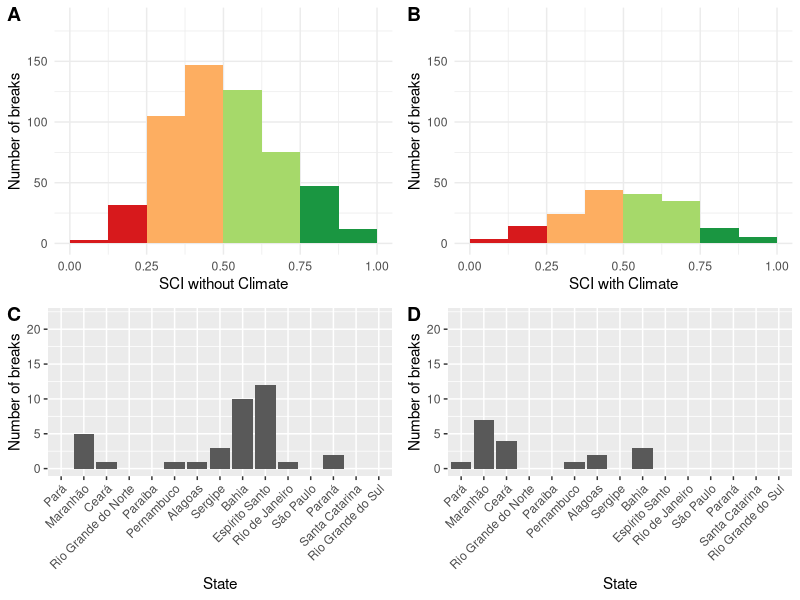
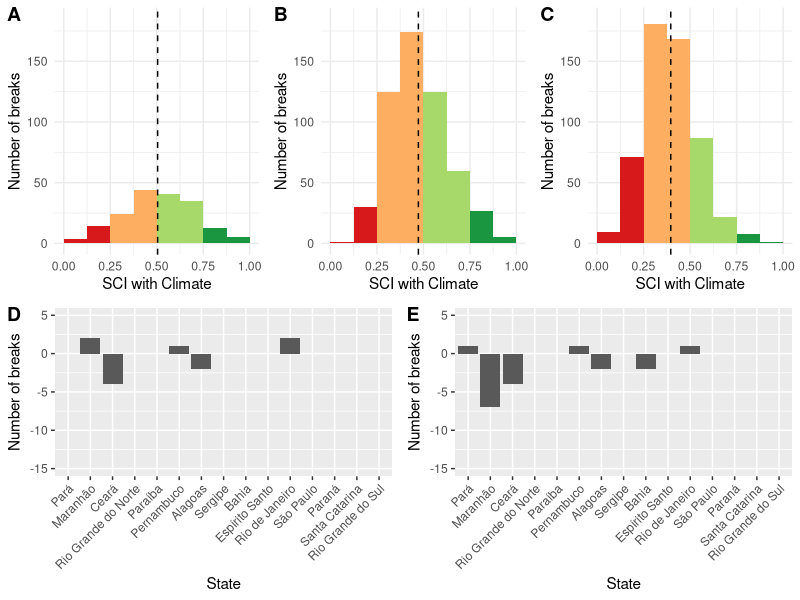

These figures' R source, in order:
## ---- chunk 1
knitr::opts_chunk$set(echo = TRUE)

library(tidyverse)
library(here)
library(cowplot)
## ---- chunk 2
surf_spots <- read_csv(here("data", "surf_spot_states", "surf_spot_states.csv"))
sci_w_climate_10km <- read_csv(here("sci_w_climate.csv")) %>% 
  select(id, sci) %>% 
  mutate(sci_10km = sci) %>% 
  select(-sci)
sci_wo_climate_10km <- read_csv(here("sci_wo_climate.csv")) %>% 
  select(id, sci) %>% 
  mutate(sci_wo_climate = sci) %>% 
  select(-sci)
sci_w_climate_5km <- read_csv(here("sci_w_climate_5km.csv")) %>% 
  select(id, sci) %>% 
  mutate(sci_5km = sci) %>% 
  select(-sci)
sci_w_climate_1km <- read_csv(here("sci_w_climate_1km.csv")) %>% 
  select(id, sci) %>% 
  mutate(sci_1km = sci) %>% 
  select(-sci)

# join sci to surf spots using id
surf_spots <- left_join(surf_spots, sci_w_climate_10km, by = "id", keep = FALSE) %>% 
  left_join(sci_w_climate_5km, by = "id", keep = FALSE) %>% 
  left_join(sci_w_climate_1km, by = "id", keep = FALSE) %>% 
  left_join(sci_wo_climate_10km, by = "id", keep = FALSE)


# filter for each region
surf_spots_nne <- surf_spots %>% 
  filter(region == "Norte" | region == "Nordeste")
surf_spots_se <- surf_spots %>% 
  filter(region == "Sudeste")
surf_spots_s <- surf_spots %>% 
  filter(region == "Sul")
## ---- chunk 3
# calculate mean priority for different size buffers
mean_priority_10km_w_clim <- mean(surf_spots$sci_10km)
mean_priority_10km_wo_clim <- mean(surf_spots$sci_wo_climate)
mean_priority_5km <- mean(surf_spots$sci_5km)
mean_priority_1km <- mean(surf_spots$sci_1km)

# make histograms for all of Brazil and each region
hist_w_clim <- ggplot(data = surf_spots, aes(x = sci_10km)) +
  geom_histogram(breaks = c(0, 0.125, 0.25, 0.375, 0.5, 0.625, 0.75, 0.875, 1), fill = c("#d7191c", "#d7191c", "#fdae61", "#fdae61", "#a6d96a", "#a6d96a", "#1a9641", "#1a9641")) +
  labs(x = "SCI with Climate", y = "Number of breaks") +
  scale_y_continuous(limits = c(0, 185)) +
  theme_minimal()
hist_wo_clim <- ggplot(data = surf_spots, aes(x = sci_wo_climate)) +
  geom_histogram(breaks = c(0, 0.125, 0.25, 0.375, 0.5, 0.625, 0.75, 0.875, 1), fill = c("#d7191c", "#d7191c", "#fdae61", "#fdae61", "#a6d96a", "#a6d96a", "#1a9641", "#1a9641")) +
  labs(x = "SCI without Climate", y = "Number of breaks") +
  scale_y_continuous(limits = c(0, 185)) +
  theme_minimal()
hist_5km <- ggplot(data = surf_spots, aes(x = sci_5km)) +
  geom_histogram(breaks = c(0, 0.125, 0.25, 0.375, 0.5, 0.625, 0.75, 0.875, 1), fill = c("#d7191c", "#d7191c", "#fdae61", "#fdae61", "#a6d96a", "#a6d96a", "#1a9641", "#1a9641")) +
  labs(x = "SCI with Climate", y = "Number of breaks") +
  scale_y_continuous(limits = c(0, 185)) +
  geom_vline(xintercept = mean_priority_5km, linetype = 2) +
  theme_minimal()
hist_1km <- ggplot(data = surf_spots, aes(x = sci_1km)) +
  geom_histogram(breaks = c(0, 0.125, 0.25, 0.375, 0.5, 0.625, 0.75, 0.875, 1), fill = c("#d7191c", "#d7191c", "#fdae61", "#fdae61", "#a6d96a", "#a6d96a", "#1a9641", "#1a9641")) +
  labs(x = "SCI with Climate", y = "Number of breaks") +
  scale_y_continuous(limits = c(0, 185)) +
  geom_vline(xintercept = mean_priority_1km, linetype = 2) +
  theme_minimal()

hist_nne <- ggplot(data = surf_spots_nne, aes(x = sci_10km)) +
  geom_histogram(breaks = c(0, 0.125, 0.25, 0.375, 0.5, 0.625, 0.75, 0.875, 1), fill = c("#d7191c", "#d7191c", "#fdae61", "#fdae61", "#a6d96a", "#a6d96a", "#1a9641", "#1a9641")) +
  scale_y_continuous(limits = c(0, 60)) +
  labs(x = "SCI with Climate", y = "Number of breaks") +
  theme_minimal()
hist_se <- ggplot(data = surf_spots_se, aes(x = sci_10km)) +
  geom_histogram(breaks = c(0, 0.125, 0.25, 0.375, 0.5, 0.625, 0.75, 0.875, 1), fill = c("#d7191c", "#d7191c", "#fdae61", "#fdae61", "#a6d96a", "#a6d96a", "#1a9641", "#1a9641")) +
  scale_y_continuous(limits = c(0, 60)) +
  labs(x = "SCI with Climate", y = "Number of breaks") +
  theme_minimal()
hist_s <- ggplot(data = surf_spots_s, aes(x = sci_10km)) +
  geom_histogram(breaks = c(0, 0.125, 0.25, 0.375, 0.5, 0.625, 0.75, 0.875, 1), fill = c("#d7191c", "#d7191c", "#fdae61", "#fdae61", "#a6d96a", "#a6d96a", "#1a9641", "#1a9641")) +
  scale_y_continuous(limits = c(0, 60)) +
  labs(x = "SCI with Climate", y = "Number of breaks") +
  theme_minimal()


## ---- chunk 4
top_spots_by_state <- surf_spots %>% 
  group_by(state) %>% 
  summarize(count_10km = sum(sci_10km > 0.75), count_wo_clim = sum(sci_wo_climate > 0.75), count_5km = sum(sci_5km > 0.75), count_1km = sum(sci_1km > 0.75)) %>% 
  mutate(difference_5_10 = count_5km - count_10km) %>% 
  mutate(difference_1_10 = count_1km - count_10km) %>% 
  mutate(state = as.factor(state))

levels(top_spots_by_state$state) <- c("Pará", "Maranhão", "Ceará", "Rio Grande do Norte", "Paraíba", "Pernambuco", "Alagoas", "Sergipe", "Bahia", "Espírito Santo", "Rio de Janeiro", "São Paulo", "Paraná", "Santa Catarina", "Rio Grande do Sul")

states_w_clim <- ggplot(top_spots_by_state, aes(x = state, y = count_10km)) +
  geom_col() +
  theme(axis.text.x = element_text(angle = 45, vjust = 1, hjust = 1)) +
  scale_y_continuous(limits = c(0, 22)) +
  labs(x = "State", y = "Number of breaks")

states_wo_clim <- ggplot(top_spots_by_state, aes(x = state, y = count_wo_clim)) +
  geom_col() +
  theme(axis.text.x = element_text(angle = 45, vjust = 1, hjust = 1)) +
  scale_y_continuous(limits = c(0, 22)) +
  labs(x = "State", y = "Number of breaks")

states_5km <- ggplot(top_spots_by_state, aes(x = state, y = difference_5_10)) +
  geom_col() +
  theme(axis.text.x = element_text(angle = 45, vjust = 1, hjust = 1)) +
  scale_y_continuous(limits = c(-15, 5)) +
  labs(x = "State", y = "Number of breaks")

states_1km <- ggplot(top_spots_by_state, aes(x = state, y = difference_1_10)) +
  geom_col() +
  theme(axis.text.x = element_text(angle = 45, vjust = 1, hjust = 1)) +
  scale_y_continuous(limits = c(-15, 5)) +
  labs(x = "State", y = "Number of breaks")
## ---- chunk 5
figure1 <- plot_grid(hist_wo_clim, hist_w_clim, states_wo_clim, states_w_clim, labels = "AUTO", ncol = 2)
figure1

# add mean line to hist_w_clim for sensitivity analysis figure
hist_w_clim <- hist_w_clim +
  geom_vline(xintercept = mean_priority_10km_wo_clim, linetype = 2)

# increase font size for figure 2
# hist_w_clim <- hist_w_clim +
#   theme(text = element_text(size = 20))
# hist_5km <- hist_5km +
#   theme(text = element_text(size = 20))
# hist_1km <- hist_1km +
#   theme(text = element_text(size = 20))

figure2_top_row <- plot_grid(hist_w_clim, hist_5km, hist_1km, labels = "AUTO", nrow = 1)
figure2_bottom_row <- plot_grid(states_5km, states_1km, labels = c("D", "E"), nrow = 1)
figure2 <- plot_grid(figure2_top_row, figure2_bottom_row, labels = "", nrow = 2)

figure2
